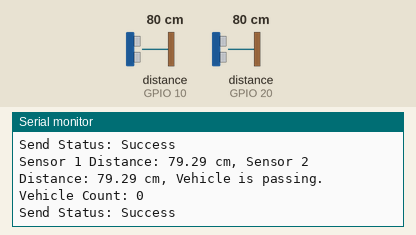
This sketch was run on a simulated ESP32-S3. On the bench: the last lines printed to the serial monitor. Wiring (inferred from the names in the program): 2 × ultrasonic range finder: trigger GPIO 3, echo GPIO 10 / trigger GPIO 21, echo GPIO 20. The inputs (shaded band) are chosen by the test bench; at power-on: distance to the obstacle (sensors on GPIO 20, GPIO 10) 80 cm. The echo pulse lasts 58.3 µs per cm.

Above: at 3.2 s.
3.3 s: distance to the obstacle (sensor on GPIO 20) set to 120 cm
At 3.58 s:
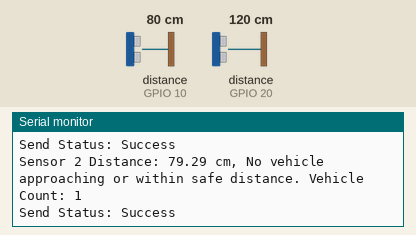
4.8 s: distance to the obstacle (sensor on GPIO 10) set to 2 cm
At 4.83 s:
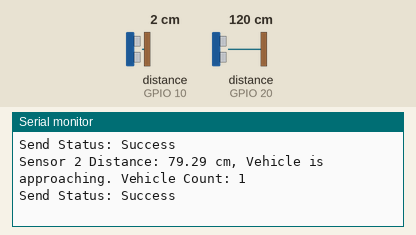
6.3 s: distance to the obstacle (sensor on GPIO 10) set to 4 cm
At 6.38 s:
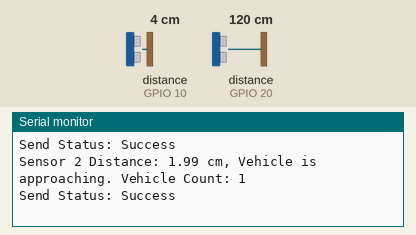
7.8 s: distance to the obstacle (sensor on GPIO 20) set to 2 cm
At 7.92 s:
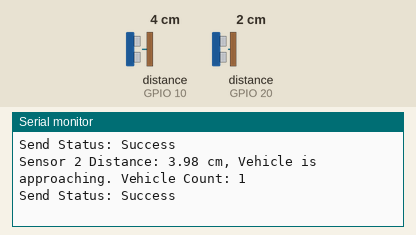
Timing chart, 0 to 10.3 s (numbered marks = the images above; inputs shaded):
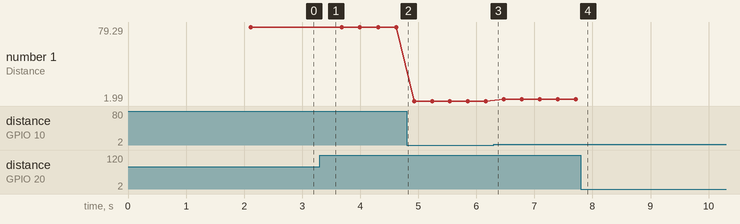

Measured:
- after the input at 3.3 s, the serial monitor: prints a new line after 0.06 s (image 1)
- plotted number 1: 79.29 → 1.99 after the input at 4.8 s, 1.99 → 3.98 after the input at 6.3 s

The sketch:

SneseBacK_car_status.ino
```cpp
#include <Arduino.h>
#include <esp_now.h>
#include <WiFi.h>

const int TRIGGER_PIN1 = 21;
const int ECHO_PIN1 = 20;
const int TRIGGER_PIN2 = 3;
const int ECHO_PIN2 = 10;

const float ACTIVATION_DISTANCE = 200.0; // 100 cm für Sensor2
const float PASSING_DISTANCE_THRESHOLD = 100.0; // 100 cm für Sensor1

enum VehicleState { IDLE, APPROACHING, PASSING };
VehicleState vehicleState = IDLE;

int vehicleCount = 0; // Zähler für die erkannten Fahrzeuge

typedef struct struct_message {
    float distance1;
    float distance2;
    VehicleState vehicleState;
    int vehicleCount;
} struct_message;

struct_message myData;

void OnDataSent(const uint8_t *mac_addr, esp_now_send_status_t status) {
    Serial.print("Send Status: ");
    Serial.println(status == ESP_NOW_SEND_SUCCESS ? "Success" : "Fail");
}

void setup() {
    Serial.begin(115200);
    pinMode(TRIGGER_PIN1, OUTPUT);
    pinMode(ECHO_PIN1, INPUT);
    pinMode(TRIGGER_PIN2, OUTPUT);
    pinMode(ECHO_PIN2, INPUT);
    WiFi.mode(WIFI_STA);
    delay(1000);
    if (esp_now_init() != ESP_OK) {
        Serial.println("Error initializing ESP-NOW");
        return;
    }
    esp_now_register_send_cb(OnDataSent);
    delay(1000);
    esp_now_peer_info_t peerInfo;
    memset(&peerInfo, 0, sizeof(peerInfo));
    uint8_t broadcastAddress[] = {0x84, 0xFC, 0xE6, 0x65, 0x9A, 0xC8}; // Ändere dies zur MAC-Adresse des Empfängers
    memcpy(peerInfo.peer_addr, broadcastAddress, 6);
    peerInfo.channel = 0;
    peerInfo.encrypt = false;
    esp_now_add_peer(&peerInfo);
}

void loop() {
    // Sensor 2 messen
    float distance2 = measureDistance(TRIGGER_PIN2, ECHO_PIN2);

    delay(100);  // Längere Pause, um Interferenzen zu vermeiden

    // Sensor 1 messen
    float distance1 = measureDistance(TRIGGER_PIN1, ECHO_PIN1);

    // Zustandsmaschine zur Erkennung von Fahrzeugen
    switch (vehicleState) {
        case IDLE:
            if (distance2 <= ACTIVATION_DISTANCE) {
                vehicleState = APPROACHING;
            }
            break;

        case APPROACHING:
            if (distance1 <= PASSING_DISTANCE_THRESHOLD) {
                vehicleState = PASSING;
            } else if (distance2 > ACTIVATION_DISTANCE) {
                vehicleState = IDLE;
            }
            break;

        case PASSING:
            if (distance1 > PASSING_DISTANCE_THRESHOLD) {
                vehicleState = IDLE;
                vehicleCount++; // Erhöhe den Fahrzeugzähler, wenn ein Überholvorgang abgeschlossen ist
            }
            break;
    }

    myData.distance1 = distance1;
    myData.distance2 = distance2;
    myData.vehicleState = vehicleState;
    myData.vehicleCount = vehicleCount;

    // Ausgabe der Zustände und Entfernungen
    switch (vehicleState) {
        case IDLE:
            Serial.printf("Sensor 2 Distance: %.2f cm, No vehicle approaching or within safe distance. Vehicle Count: %d\n", distance2, vehicleCount);
            break;
        case APPROACHING:
            Serial.printf("Sensor 2 Distance: %.2f cm, Vehicle is approaching. Vehicle Count: %d\n", distance2, vehicleCount);
            break;
        case PASSING:
            Serial.printf("Sensor 1 Distance: %.2f cm, Sensor 2 Distance: %.2f cm, Vehicle is passing. Vehicle Count: %d\n", distance1, distance2, vehicleCount);
            break;
    }

    esp_now_send(0, (uint8_t *) &myData, sizeof(myData));
    delay(200);
}

float measureDistance(int trigPin, int echoPin) {
    digitalWrite(trigPin, LOW);
    delayMicroseconds(10);
    digitalWrite(trigPin, HIGH);
    delayMicroseconds(10);
    digitalWrite(trigPin, LOW);

    long duration = pulseIn(echoPin, HIGH);
    float distance = duration * 0.034 / 2;
    return distance;
}
```
